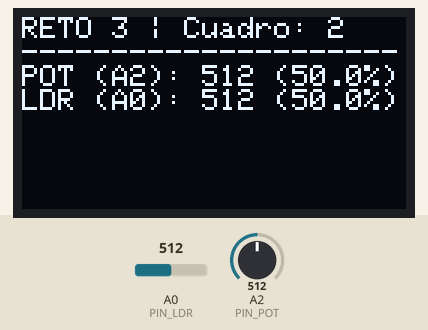
Recording of a sketch running on a simulated Arduino Uno, built with avr-gcc and run on an emulated ATmega328P. On the bench: 128×64 one-colour display. Inputs (shaded band) come from the test bench; at power-on: A0 (PIN_LDR) = 512, A2 (PIN_POT) = 512.

Above: at 1.2 s.
1.3 s: A0 (PIN_LDR) set to 490
At 1.8 s:
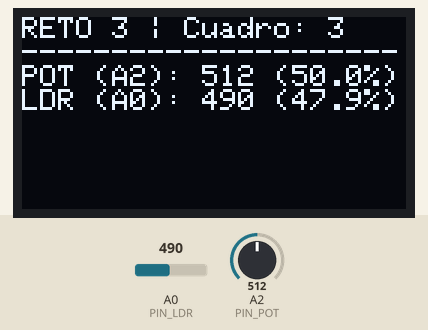
3.5 s: A2 (PIN_POT) set to 490
At 3.9 s:
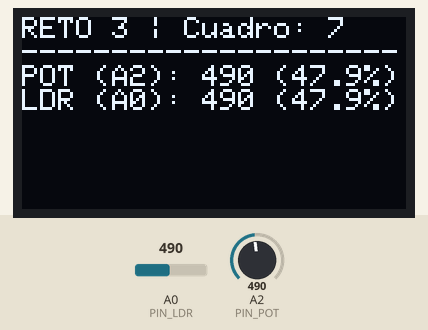
5.5 s: A0 (PIN_LDR) set to 510
At 5.78 s:
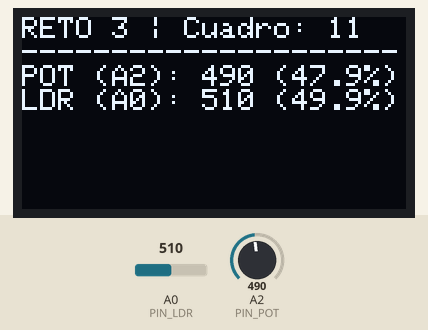
7.5 s: A2 (PIN_POT) set to 510
At 7.78 s:
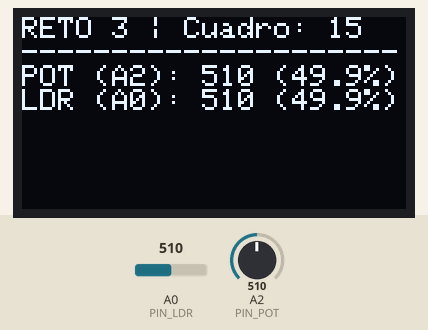
9.5 s: A0 (PIN_LDR) set to 306
At 9.78 s:
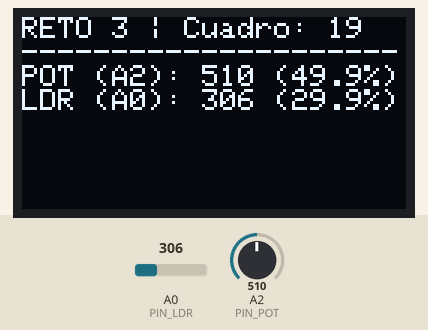
11.5 s: A2 (PIN_POT) set to 306
At 11.78 s:
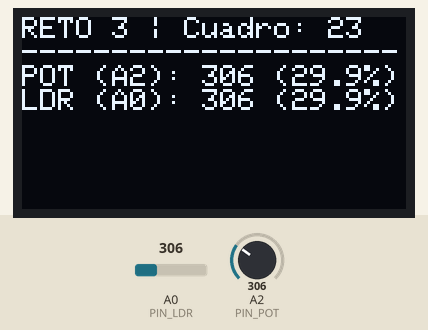
Timing chart, 0 to 14.5 s (numbered marks = the images above; inputs shaded):
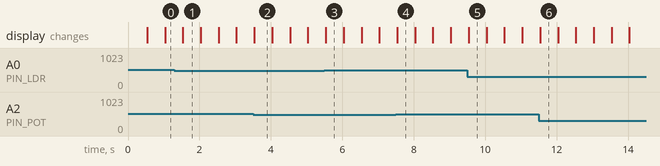

The sketch:

lab-06-reto-3.ino
```cpp
/*
 * lab-06-reto-3-oled.ino
 *
 * Reto 3: Dos valores en pantalla a ritmo fijo (OLED SSD1306 128x64)
 *
 * Muestra simultáneamente Potenciómetro (A2) y Fotoresistencia (A0)
 * junto con un contador de cuadros que se incrementa a 2 Hz (cada 500 ms).
 * En 10 segundos el contador avanza exactamente 20 unidades.
 */

#include <Wire.h>
#include <Adafruit_GFX.h>
#include <Adafruit_SSD1306.h>

// Dimensiones de la pantalla OLED
const uint8_t ANCHO_PX = 128;
const uint8_t ALTO_PX = 64;

// Instancia de la pantalla
Adafruit_SSD1306 display(ANCHO_PX, ALTO_PX, &Wire, -1);

// Dirección I2C típica
uint8_t direccionOLED = 0x3C;

// Asignación de pines analógicos
const uint8_t PIN_POT = A2;
const uint8_t PIN_LDR = A0;

// Contador de cuadros/refrescos de pantalla
unsigned long contadorCuadros = 0;

void mostrarEstado() {
  // Lectura de ambos canales analógicos
  int valPot = analogRead(PIN_POT);
  int valLdr = analogRead(PIN_LDR);

  float pctPot = valPot * 100.0 / 1023.0;
  float pctLdr = valLdr * 100.0 / 1023.0;

  // Limpiar el buffer para evitar caracteres residuales
  display.clearDisplay();
  display.setTextSize(1);
  display.setTextColor(SSD1306_WHITE);

  // Título / Encabezado
  display.setCursor(0, 0);
  display.print(F("RETO 3 | Cuadro: "));
  display.println(contadorCuadros);

  display.println(F("---------------------"));

  // Canal 1: Potenciómetro
  display.print(F("POT (A2): "));
  display.print(valPot);
  display.print(F(" ("));
  display.print(pctPot, 1);
  display.println(F("%)"));

  // Canal 2: Fotoresistencia
  display.print(F("LDR (A0): "));
  display.print(valLdr);
  display.print(F(" ("));
  display.print(pctLdr, 1);
  display.println(F("%)"));

  // Enviar buffer a la pantalla física
  display.display();
}

void setup() {
  Serial.begin(9600);
  Wire.begin();

  if (!display.begin(SSD1306_SWITCHCAPVCC, direccionOLED)) {
    Serial.println(F("Error al inicializar display OLED"));
    while (true);
  }

  display.clearDisplay();
  display.display();
}

void loop() {
  static unsigned long tUltimaActualizacion = 0;
  unsigned long ahora = millis();

  // Ritmo fijo de 2 actualizaciones por segundo (cada 500 ms)
  if (ahora - tUltimaActualizacion >= 500) {
    tUltimaActualizacion = ahora;
    contadorCuadros++; // Incrementa 1 unidad por cada actualización (20 en 10 s)
    mostrarEstado();
  }
}
```

Measured:
- what the display in image 1 shows lasts 0.5 s, from 1.5 s to 2.0 s
